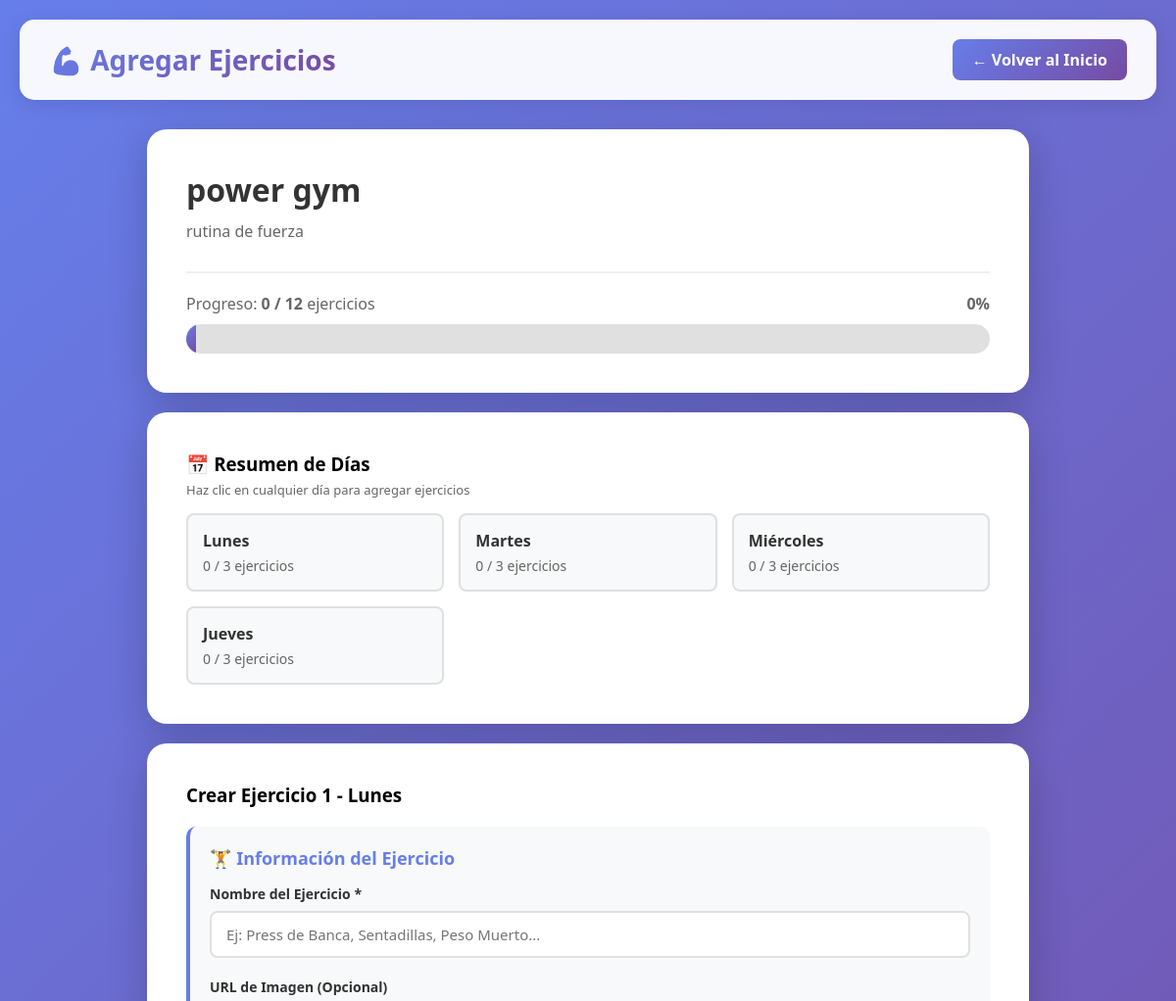
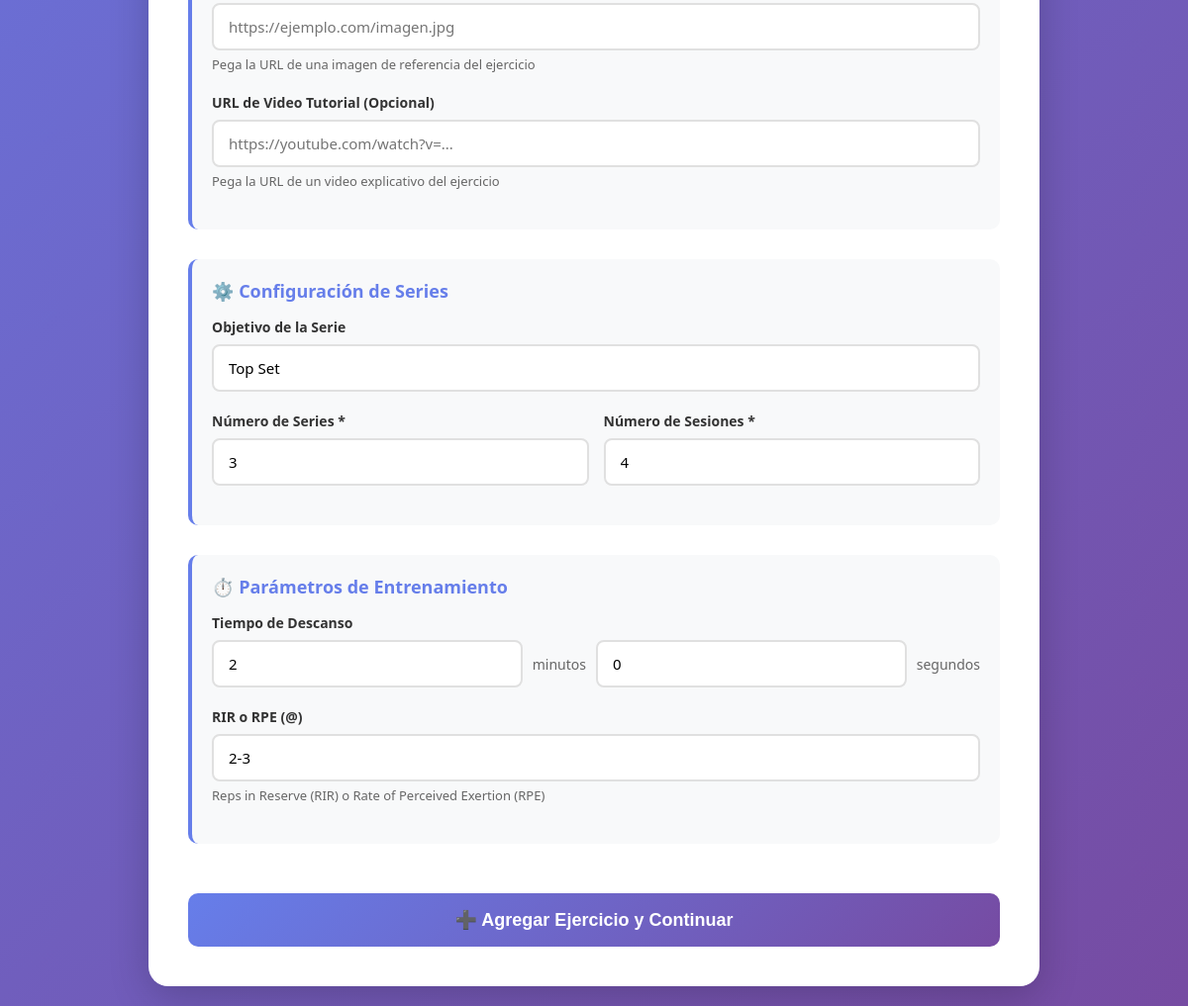
/agregar_ejercicios.php?rutina_id=2 (signed in), run on the app's committed database (2 pictures, top to bottom).
### tables this page shows
CREATE TABLE `rutinas` (
  `id` int(11) NOT NULL,
  `usuario_id` int(11) NOT NULL,
  `nombre_rutina` varchar(100) NOT NULL,
  `descripcion` text DEFAULT NULL,
  `descripcion_split` text DEFAULT NULL,
  `video_explicativo` varchar(255) DEFAULT NULL,
  `calificacion_promedio` decimal(2,1) DEFAULT 0.0,
  `total_votos` int(11) DEFAULT 0,
  `num_dias_semana` int(11) NOT NULL COMMENT 'Días de entrenamiento por semana',
  `tipo_rutina` enum('metodologica','basica') DEFAULT 'metodologica',
  `genero` enum('masculino','femenino','unisex') DEFAULT 'unisex',
  `nivel_experiencia` enum('principiante','intermedio','avanzado') DEFAULT 'principiante',
  `es_publico` tinyint(1) DEFAULT 0,
  `fecha_creacion` timestamp NOT NULL DEFAULT current_timestamp()
);

CREATE TABLE `dias_rutina` (
  `id` int(11) NOT NULL,
  `rutina_id` int(11) NOT NULL,
  `dia_semana` enum('Lunes','Martes','Miércoles','Jueves','Viernes','Sábado','Domingo') NOT NULL,
  `num_ejercicios` int(11) DEFAULT 3 COMMENT 'Número de ejercicios para este día',
  `grupos_musculares` varchar(255) DEFAULT NULL COMMENT 'Grupos musculares del día (ej: Pecho, Bíceps, Abs)'
);

### agregar_ejercicios.php (the view, shortened to what this page needs)
<?php
$rutina_id = isset($_GET['rutina_id']) ? intval($_GET['rutina_id']) : 0;
$conn = getConnection();
$stmt = $conn->prepare("SELECT * FROM rutinas WHERE id = ? AND usuario_id = ?");
$stmt->bind_param("ii", $rutina_id, $_SESSION['usuario_id']);
$stmt->execute();
$rutina = $stmt->get_result()->fetch_assoc();
$stmt = $conn->prepare("SELECT * FROM dias_rutina WHERE rutina_id = ? ORDER BY FIELD(dia_semana, 'Lunes', 'Martes', 'Miércoles', 'Jueves', 'Viernes', 'Sábado', 'Domingo')");
$stmt->bind_param("i", $rutina_id);
$stmt->execute();
$dias = $stmt->get_result()->fetch_all(MYSQLI_ASSOC);
$stmt = $conn->prepare("SELECT e.*, d.dia_semana FROM ejercicios e JOIN dias_rutina d ON e.dia_rutina_id = d.id WHERE d.rutina_id = ? ORDER BY d.id, e.orden");
$stmt->bind_param("i", $rutina_id);
$stmt->execute();
$ejercicios_existentes = $stmt->get_result()->fetch_all(MYSQLI_ASSOC);
$ejercicios_por_dia = [];
$total_ejercicios_necesarios = 0;
foreach ($dias as $dia) {
    $total_ejercicios_necesarios += $dia['num_ejercicios'];
}
$ejercicios_creados = count($ejercicios_existentes);
$progreso = ($ejercicios_creados / $total_ejercicios_necesarios) * 100;
$siguiente_dia = null;
$siguiente_orden = 0;
if (!$siguiente_dia) {
    foreach ($dias as $dia) {
        $ejercicios_dia_count = isset($ejercicios_por_dia[$dia['dia_semana']]) ? count($ejercicios_por_dia[$dia['dia_semana']]) : 0;
        if ($ejercicios_dia_count < $dia['num_ejercicios']) {
            $siguiente_dia = $dia;
            $siguiente_orden = $ejercicios_dia_count + 1;
            break;
        }
    }
}
$rutina_completa = ($siguiente_dia === null);
?>
<!DOCTYPE html>
<html lang="es">
<head>
    <link rel="stylesheet" href="styles.css">
</head>
<body>
    <div class="navbar">
        <h1>💪 Agregar Ejercicios</h1>
        <a href="index.php" class="btn-volver">← Volver al Inicio</a>
    </div>
    <div class="container">
        <div class="card" style="margin-bottom: 20px;">
            <h2><?php echo htmlspecialchars($rutina['nombre_rutina']); ?></h2>
            <?php if ($rutina['descripcion']): ?>
                <p class="subtitle"><?php echo htmlspecialchars($rutina['descripcion']); ?></p>
            <?php endif; ?>
            <div class="progress-section">
                <div class="progress-info">
                    <span>Progreso: <strong><?php echo $ejercicios_creados; ?> / <?php echo $total_ejercicios_necesarios; ?></strong> ejercicios</span>
                    <span><strong><?php echo round($progreso); ?>%</strong></span>
                </div>
                <div class="progress-bar">
                    <div class="progress-fill" style="width: <?php echo $progreso; ?>%"></div>
                </div>
            </div>
        </div>
        <div class="card" style="margin-bottom: 20px;">
            <h3>📅 Resumen de Días</h3>
            <p class="helper-text">Haz clic en cualquier día para agregar ejercicios</p>
            <div class="dias-resumen">
                <?php foreach ($dias as $dia): ?>
                    <?php
                    $ejercicios_dia = isset($ejercicios_por_dia[$dia['dia_semana']]) ? $ejercicios_por_dia[$dia['dia_semana']] : [];
                    $ejercicios_count = count($ejercicios_dia);
                    $completo = $ejercicios_count >= $dia['num_ejercicios'];
                    ?>
                    <div class="dia-resumen-item <?php echo $completo ? 'completo' : ''; ?>"
                         onclick="toggleDiaDetalle('<?php echo $dia['dia_semana']; ?>')">
                        <div class="dia-nombre"><?php echo $dia['dia_semana']; ?></div>
                        <div class="dia-progreso"><?php echo $ejercicios_count; ?> / <?php echo $dia['num_ejercicios']; ?> ejercicios</div>
                    </div>
                <?php endforeach; ?>
            </div>
        </div>
        <?php if ($rutina_completa): ?>
            <div class="card">
                <div class="mensaje exito">
                    ✅ ¡Felicidades! Has completado todos los ejercicios de tu rutina.
                </div>
                <h3>🎯 ¿Qué sigue?</h3>
                <p style="margin: 15px 0;">Ahora puedes comenzar a registrar tus sesiones de entrenamiento.</p>
                <a href="mis_rutinas.php" class="btn-primary">Ver Mis Rutinas</a>
            </div>
        <?php else: ?>
            <div class="card">
                <div style="display: flex; justify-content: space-between; align-items: center; margin-bottom: 20px;">
                    <h3>Crear Ejercicio <?php echo $siguiente_orden; ?> - <?php echo $siguiente_dia['dia_semana']; ?></h3>
                </div>
                <form method="POST" action="">
                    <div class="form-section">
                        <div class="section-title">🏋️ Información del Ejercicio</div>
                        <div class="form-group" id="nombre-manual-container">
                            <label for="nombre_ejercicio">Nombre del Ejercicio *</label>
                            <input type="text" id="nombre_ejercicio" name="nombre_ejercicio"
                                   placeholder="Ej: Press de Banca, Sentadillas, Peso Muerto..." required>
                        </div>
                        <div class="form-group">
                            <label for="imagen_url">URL de Imagen (Opcional)</label>
                            <input type="text" id="imagen_url" name="imagen_url"
                                   placeholder="https://ejemplo.com/imagen.jpg">
                            <div class="helper-text">Pega la URL de una imagen de referencia del ejercicio</div>
                        </div>
                        <div class="form-group">
                            <label for="video_url">URL de Video Tutorial (Opcional)</label>
                            <input type="text" id="video_url" name="video_url"
                                   placeholder="https://youtube.com/watch?v=...">
                            <div class="helper-text">Pega la URL de un video explicativo del ejercicio</div>
                        </div>
                    </div>
                    <div class="form-section">
                        <div class="section-title">⚙️ Configuración de Series</div>
                        <div class="form-group">
                            <label for="objetivo_serie">Objetivo de la Serie</label>
                            <input type="text" id="objetivo_serie" name="objetivo_serie"
                                   placeholder="Ej: Top Set, Back Off, Volume..." value="Top Set">
                        </div>
                        <div class="form-row">
                            <div class="form-group">
                                <label for="num_series">Número de Series *</label>
                                <input type="number" id="num_series" name="num_series"
                                       min="1" max="20" value="3" required>
                            </div>
                            <div class="form-group">
                                <label for="num_sesiones">Número de Sesiones *</label>
                                <input type="number" id="num_sesiones" name="num_sesiones"
                                       min="1" max="50" value="4" required>
                            </div>
                        </div>
                    </div>
                    <div class="form-section">
                        <div class="section-title">⏱️ Parámetros de Entrenamiento</div>
                        <div class="form-group">
                            <label>Tiempo de Descanso</label>
                            <div class="time-input">
                                <input type="number" id="descanso_minutos" name="descanso_minutos"
                                       min="0" max="30" value="2" placeholder="Min">
                                <span class="time-label">minutos</span>
                                <input type="number" id="descanso_segundos" name="descanso_segundos"
                                       min="0" max="59" value="0" placeholder="Seg">
                                <span class="time-label">segundos</span>
                            </div>
                        </div>
                        <div class="form-group">
                            <label for="rir_rpe">RIR o RPE (@)</label>
                            <input type="text" id="rir_rpe" name="rir_rpe"
                                   placeholder="Ej: 2-3, @8, @9" value="2-3">
                            <div class="helper-text">Reps in Reserve (RIR) o Rate of Perceived Exertion (RPE)</div>
                        </div>
                    </div>
                    <button type="submit">➕ Agregar Ejercicio y Continuar</button>
                </form>
            </div>
        <?php endif; ?>
    </div>
</body>
</html>

### styles.css (style rules this page uses)
* { margin: 0; padding: 0; box-sizing: border-box; }
body { font-family: 'Segoe UI', Tahoma, Geneva, Verdana, sans-serif; background: linear-gradient(135deg, #667eea 0%, #764ba2 100%); min-height: 100vh; padding: 20px; }
.navbar { background: rgba(255,255,255,0.95); padding: 20px 30px; border-radius: 15px; box-shadow: 0 5px 20px rgba(0,0,0,0.1); display: flex; justify-content: space-between; align-items: center; margin-bottom: 30px; }
.navbar h1 { font-size: 28px; background: linear-gradient(135deg, #667eea 0%, #764ba2 100%); -webkit-background-clip: text; -webkit-text-fill-color: transparent; background-clip: text; }
.btn-volver { background: linear-gradient(135deg, #667eea 0%, #764ba2 100%); color: white; border: none; padding: 10px 20px; border-radius: 8px; text-decoration: none; transition: transform 0.2s; font-weight: bold; }
.container { max-width: 900px; margin: 0 auto; }
.card { background: white; padding: 40px; border-radius: 20px; box-shadow: 0 10px 40px rgba(0,0,0,0.2); }
h2 { color: #333; margin-bottom: 10px; font-size: 32px; }
.subtitle { color: #666; margin-bottom: 30px; font-size: 16px; }
.form-section { margin-bottom: 30px; padding: 20px; background: #f8f9fa; border-radius: 10px; border-left: 4px solid #667eea; }
.section-title { font-size: 18px; font-weight: bold; color: #667eea; margin-bottom: 15px; }
.form-group { margin-bottom: 20px; }
label { display: block; margin-bottom: 8px; color: #333; font-weight: 600; font-size: 14px; }
input[type="text"], input[type="number"], input[type="url"], textarea, select { width: 100%; padding: 12px 15px; border: 2px solid #e0e0e0; border-radius: 8px; font-size: 15px; transition: all 0.3s; font-family: inherit; }
button[type="submit"] { width: 100%; padding: 16px; background: linear-gradient(135deg, #667eea 0%, #764ba2 100%); color: white; border: none; border-radius: 10px; font-size: 18px; font-weight: bold; cursor: pointer; transition: all 0.3s; margin-top: 20px; }
.helper-text { font-size: 13px; color: #666; margin-top: 5px; }
.progress-section { margin-top: 20px; padding-top: 20px; border-top: 2px solid #f0f0f0; }
.progress-info { display: flex; justify-content: space-between; margin-bottom: 10px; color: #666; }
.progress-bar { height: 30px; background: #e0e0e0; border-radius: 15px; overflow: hidden; }
.progress-fill { height: 100%; background: linear-gradient(135deg, #667eea 0%, #764ba2 100%); transition: width 0.5s ease; display: flex; align-items: center; justify-content: flex-end; padding-right: 10px; color: white; font-weight: bold; }
.dias-resumen { display: grid; grid-template-columns: repeat(auto-fit, minmax(200px, 1fr)); gap: 15px; margin-top: 15px; }
.dia-resumen-item { padding: 15px; background: #f8f9fa; border-radius: 8px; border: 2px solid #e0e0e0; position: relative; cursor: pointer; transition: all 0.3s; }
.dia-nombre { font-weight: bold; color: #333; margin-bottom: 5px; }
.dia-progreso { color: #666; font-size: 14px; }
.time-input { display: flex; gap: 10px; align-items: center; }
.time-input input { flex: 1; }
.time-label { color: #666; font-weight: normal; font-size: 14px; }
.form-row { display: grid; grid-template-columns: 1fr 1fr; gap: 15px; }

### data on the page
rutinas: nombre_rutina "power gym", descripcion "rutina de fuerza"
dias_rutina: dia_semana "Lunes", dia_semana "0", num_ejercicios "3", dia_semana "1"
dias_rutina: dia_semana "Martes", dia_semana "0", num_ejercicios "3"
dias_rutina: dia_semana "Miércoles", dia_semana "0", num_ejercicios "3"
dias_rutina: dia_semana "Jueves", dia_semana "0", num_ejercicios "3"

### other printed values
$ejercicios_creados "0"
$total_ejercicios_necesarios "12"
$progreso "0"
